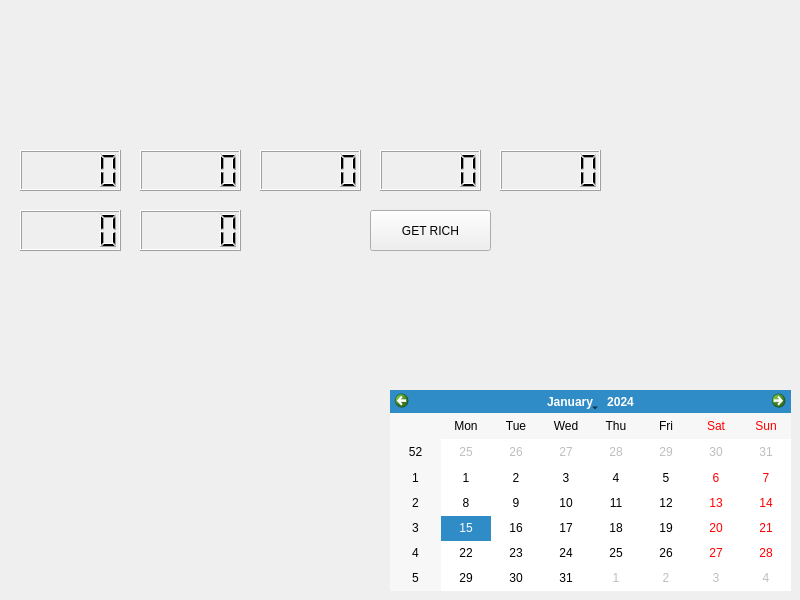
<?xml version="1.0" encoding="UTF-8"?>
<ui version="4.0">
 <class>Widget</class>
 <widget class="QWidget" name="Widget">
  <property name="geometry">
   <rect>
    <x>0</x>
    <y>0</y>
    <width>800</width>
    <height>600</height>
   </rect>
  </property>
  <property name="sizePolicy">
   <sizepolicy hsizetype="Maximum" vsizetype="Maximum">
    <horstretch>0</horstretch>
    <verstretch>0</verstretch>
   </sizepolicy>
  </property>
  <property name="windowTitle">
   <string>EuroMilhoes</string>
  </property>
  <property name="windowIcon">
   <iconset>
    <normaloff>euromilhoes-logo.png</normaloff>euromilhoes-logo.png</iconset>
  </property>
  <property name="autoFillBackground">
   <bool>false</bool>
  </property>
  <widget class="QLCDNumber" name="lcdNumber">
   <property name="geometry">
    <rect>
     <x>20</x>
     <y>150</y>
     <width>101</width>
     <height>41</height>
    </rect>
   </property>
  </widget>
  <widget class="QLCDNumber" name="lcdNumber_2">
   <property name="geometry">
    <rect>
     <x>140</x>
     <y>150</y>
     <width>101</width>
     <height>41</height>
    </rect>
   </property>
   <property name="autoFillBackground">
    <bool>false</bool>
   </property>
  </widget>
  <widget class="QLCDNumber" name="lcdNumber_3">
   <property name="geometry">
    <rect>
     <x>260</x>
     <y>150</y>
     <width>101</width>
     <height>41</height>
    </rect>
   </property>
  </widget>
  <widget class="QLCDNumber" name="lcdNumber_4">
   <property name="geometry">
    <rect>
     <x>380</x>
     <y>150</y>
     <width>101</width>
     <height>41</height>
    </rect>
   </property>
  </widget>
  <widget class="QLCDNumber" name="lcdNumber_5">
   <property name="geometry">
    <rect>
     <x>500</x>
     <y>150</y>
     <width>101</width>
     <height>41</height>
    </rect>
   </property>
  </widget>
  <widget class="QLCDNumber" name="lcdNumber_6">
   <property name="geometry">
    <rect>
     <x>20</x>
     <y>210</y>
     <width>101</width>
     <height>41</height>
    </rect>
   </property>
  </widget>
  <widget class="QLCDNumber" name="lcdNumber_7">
   <property name="geometry">
    <rect>
     <x>140</x>
     <y>210</y>
     <width>101</width>
     <height>41</height>
    </rect>
   </property>
  </widget>
  <widget class="QPushButton" name="pushButton">
   <property name="enabled">
    <bool>true</bool>
   </property>
   <property name="geometry">
    <rect>
     <x>370</x>
     <y>210</y>
     <width>121</width>
     <height>41</height>
    </rect>
   </property>
   <property name="text">
    <string>GET RICH</string>
   </property>
   <property name="checkable">
    <bool>false</bool>
   </property>
   <property name="autoRepeat">
    <bool>false</bool>
   </property>
   <property name="default">
    <bool>false</bool>
   </property>
   <property name="flat">
    <bool>false</bool>
   </property>
  </widget>
  <widget class="QCalendarWidget" name="calendarWidget">
   <property name="geometry">
    <rect>
     <x>390</x>
     <y>390</y>
     <width>401</width>
     <height>201</height>
    </rect>
   </property>
  </widget>
  <widget class="QLabel" name="label">
   <property name="geometry">
    <rect>
     <x>20</x>
     <y>390</y>
     <width>301</width>
     <height>191</height>
    </rect>
   </property>
   <property name="text">
    <string/>
   </property>
  </widget>
 </widget>
 <resources/>
 <connections/>
</ui>
